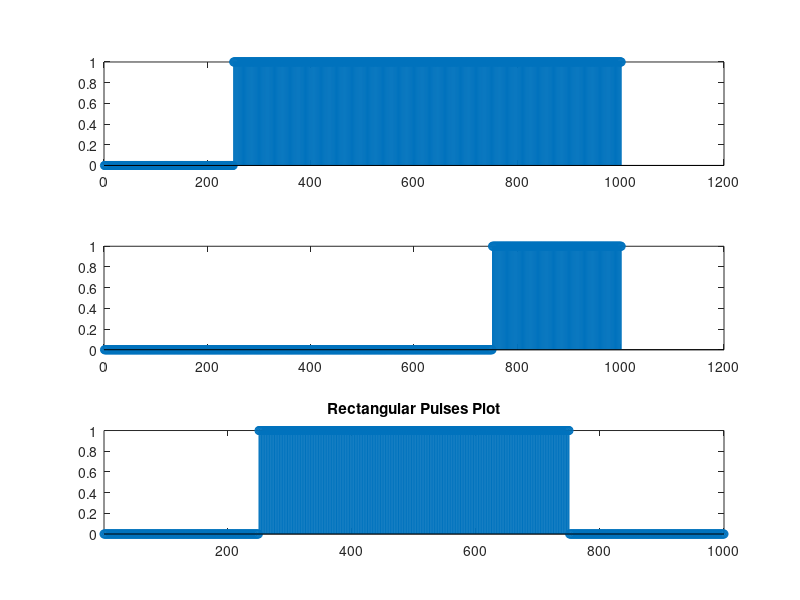

Recreate this plot in MATLAB.
t =-1:1/500:1;
v1 = [zeros(1,250), ones(1,751)]; 
v2 = [zeros(1,751),ones(1,250)]; 
V = v1-v2;
figure, subplot(3,1,1);
stem(v1);
subplot(3,1,2);
stem(v2);
subplot(3,1,3);
stem(V);
axis tight;
title('Rectangular Pulses Plot');
